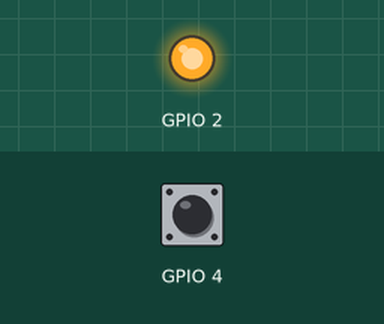
Simulated run of this sketch. Board: ESP32. Parts: output pins drawn as LEDs (lit = HIGH). The inputs (shaded band) are chosen by the test bench; at power-on: GPIO 4 HIGH.

Above: at 0.1 s.
Timing chart, 0 to 1.6 s (numbered marks = the images above):
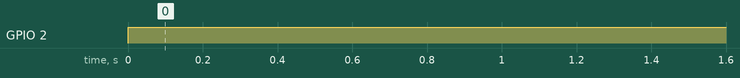

The sketch:

esp32_touch.ino
```cpp
void setup() {
  pinMode(2,OUTPUT);
  pinMode(4,INPUT);
  //Serial.begin(9600);
}
int touchval;
void loop(){
  touchval=touchRead(4);
  //Serial.println(touchval);
  if(touchval<=512){
    digitalWrite(2,HIGH);
  }
  else{
    digitalWrite(2,LOW);
  }
}
```

Measured:
- by itself, GPIO 2: LOW → HIGH at 0.00 s
